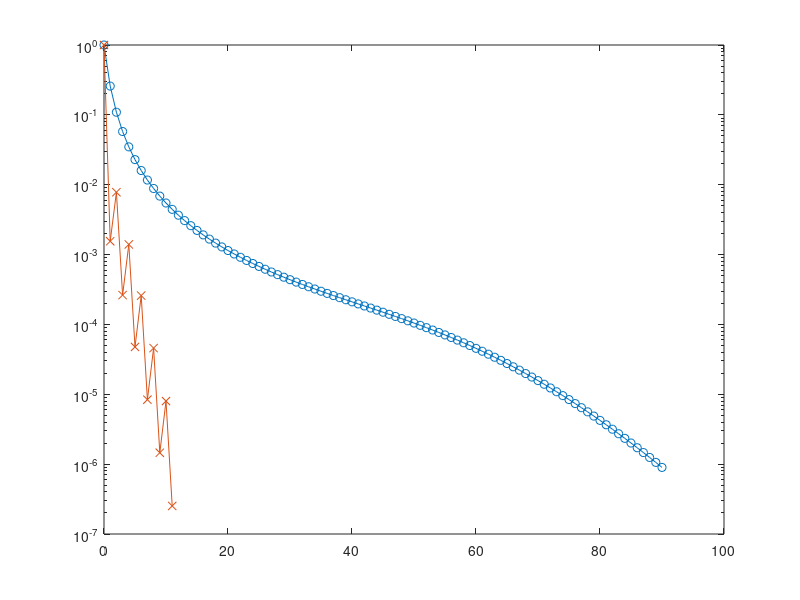

Reproduce this figure in MATLAB. (Note: this script raises an error after producing the figure.)
% Author : Μ. ΚΑΡΑΒΟΚΥΡΗΣ, ΑΜ 1059636 , Date : 22/02/2021
n=500;
A1 = spdiags([1:n]',[0],n,n);
xsol = ones(n,1);
b1 = A1*xsol;
tol = 1e-6;

[x0,fl0,rr0,it0,rv0] = pcg(A1,b1,tol,4*n);

A2 = spdiags([linspace(1,2,n/2)';    
linspace(1000,1001,n/2)'],[0],n,n); 
b2 = A2*xsol;

[x1,fl1,rr1,it1,rv1] = pcg(A2,b2,tol,4*n);


%plot
semilogy(0:length(rv0)-1,rv0/norm(b1),'-o')
hold on
semilogy(0:length(rv1)-1,rv1/norm(b2),'-x')
yline(tol,'r--');
st0 = sprintf('A1, error:%.9f ',rr0);
st1 = sprintf('A2, error:%.9f ',rr1);
legend(st0,st1,'Tolerance','Location','East')
title('pcg for A1 & A2');
xlabel('Iteration number')
ylabel('Relative residual')





